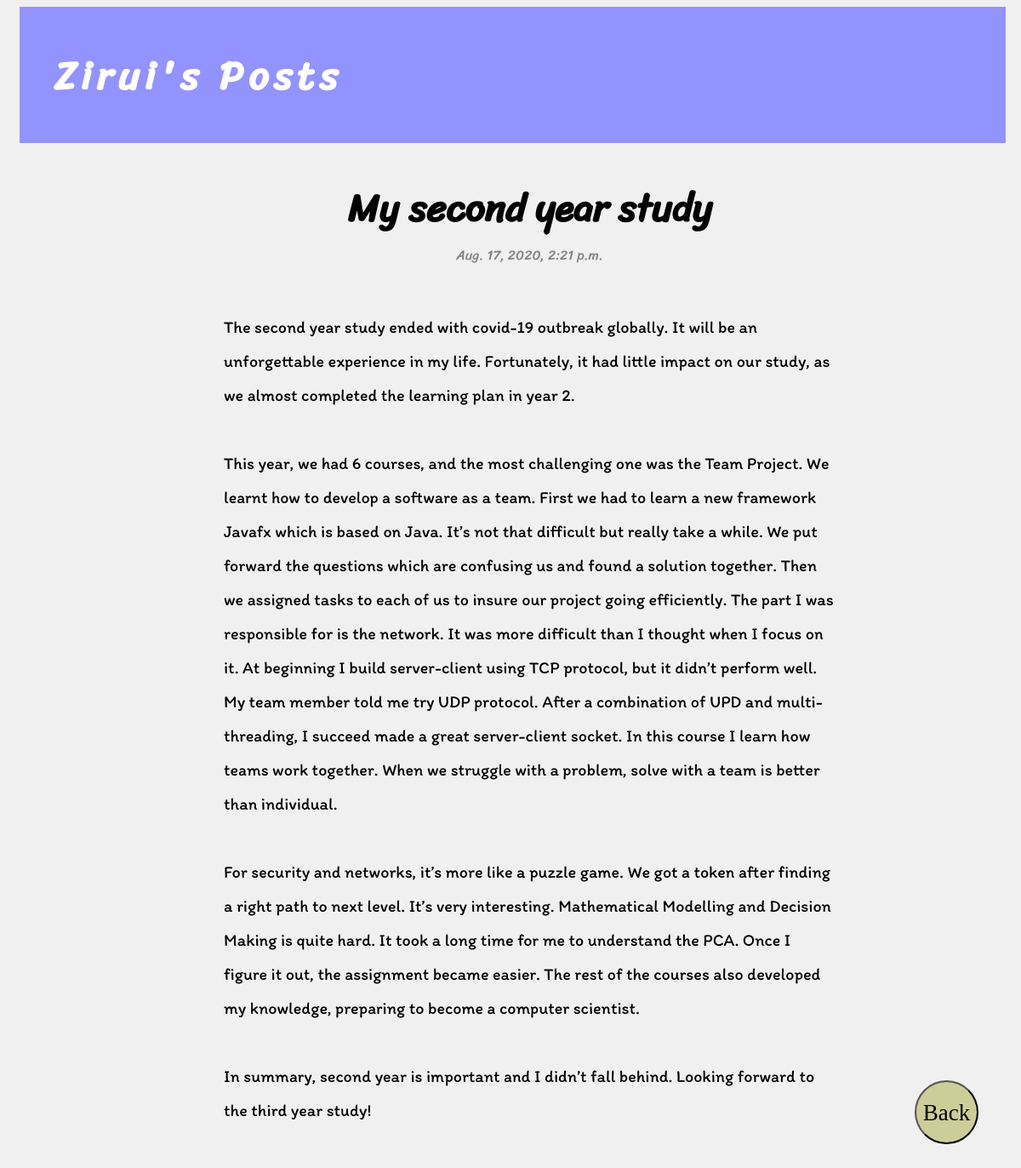
The app's page /post/1/ with its own data.
### blog/models.py (models this page shows, shortened)
class Post(models.Model):
    author = models.ForeignKey(settings.AUTH_USER_MODEL, on_delete=models.CASCADE)
    title = models.CharField(max_length=200)
    text = models.TextField()
    created_date = models.DateTimeField(default=timezone.now)
    published_date = models.DateTimeField(blank=True, null=True)
    total_views = models.PositiveIntegerField(default=0);

### blog/views.py (the view)
# urls.py: path('post/<int:pk>/', views.post_detail, name='post_detail'),
def post_detail(request, pk):
    post = get_object_or_404(Post, pk=pk)
    post.total_views += 1
    post.save(update_fields=['total_views'])
    return render(request, 'blog/post_detail.html',{'post':post})

### blog/templates/blog/post_detail.html
{% extends 'blog/base.html'%}
{% block content %}
	<div class="post">
		<h2>{{ post.title }}</h2>
		{% if post.published_date %}
			<div class="date">
				{{ post.published_date }}
			</div>
		{% endif %}
		<div class="essay">
			<p>{{ post.text|linebreaksbr }}</p>
		</div>
	</div>
{% endblock %}

### blog/static/css/common/postBase.css (style rules this page uses)
body { padding-left: 15px; padding-right: 10px; font-family: 'Sriracha-Regular'; background: #F0F0F0; }
h1, h2, h3, h4 { font-family: 'Sriracha-Regular'; font-size: 45px; }
h2 { margin-bottom: 0px; text-align: center; }
.date { color: #828282; text-align: center; margin-bottom: 50px; }
.post { margin-bottom: 70px; }
p { font-family: 'Itim-Regular'; font-size: 20; line-height: 40px; }
.essay { padding-left: 200px; padding-right: 200px; }

### records on screen
Post: title "My second year study", published_date "Aug. 17, 2020, 2:21 p.m.", text "The second year study ended with covid-19 outbreak globally. It will be an unforgettable experience in my life. Fortunately, it had little impact on our study, as we almost completed the learning plan in year 2. This year, we had 6 courses, and the most challenging one was the Team Project. We learnt how to develop a software as a team. First we had to learn a new framework Javafx which is based on Java. It’s not that difficult but really take a while. We put forward the questions which are confusing us and found a solution together. Then we assigned tasks to each of us to insure our project going efficiently. The part I was responsible for is the network. It was more difficult than I…"
